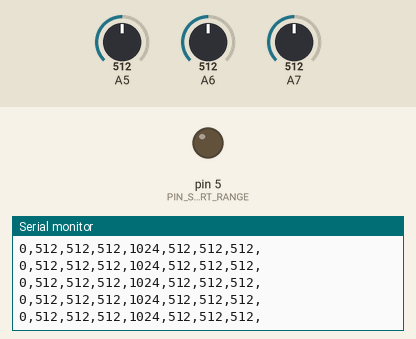
Simulated run of this sketch. Board: Arduino Nano, built with avr-gcc and run on an emulated ATmega328P. On the bench: output pins drawn as LEDs (lit = HIGH), the last lines printed to the serial monitor. The inputs (shaded band) are chosen by the test bench; at power-on: A7 = 512, A5 = 512, A6 = 512.

Above: at 7.7 s.
7.8 s: A7 set to 985
At 8.8 s:
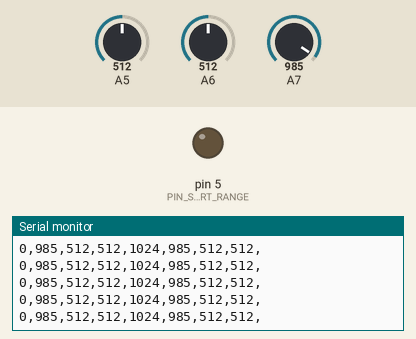
9.3 s: A7 set to 1006
At 9.8 s:
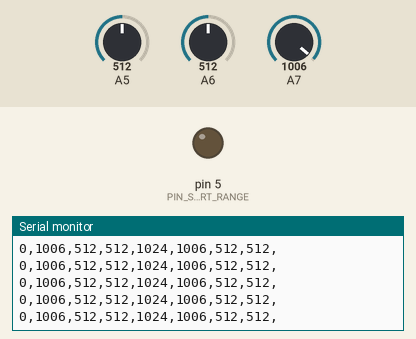
Timing chart, 0 to 12.3 s (numbered marks = the images above; inputs shaded):
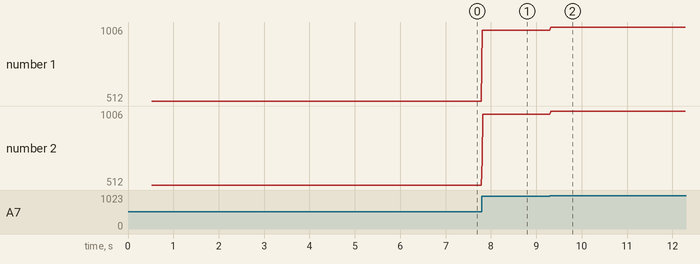

The sketch:

Range_Unit_Test3.ino
```cpp
#include <Streaming.h>
#include <Metro.h>

#define PIN_START_RANGE 5 // trigger for ranging start; read the fps; note this is Dn
#define N_RANGE 3
const byte rangePin[N_RANGE] = { 7, 6, 5 }; // range from sonar 10, 11, 12, respectivel; note this is An

unsigned long rangeValue[N_RANGE] = { 650, 650, 650 };

void begin() {
  // use a 1.1 V internal reference to increase resolution
  analogReference(INTERNAL);
  digitalWrite(A5, LOW);
  digitalWrite(A6, HIGH);
  digitalWrite(A7, HIGH);

  // has the effect of stopping any ongoing round-robin
  digitalWrite(PIN_START_RANGE, LOW);
  pinMode(PIN_START_RANGE, OUTPUT);

  // 250 ms after power up
  delay(500);

  // send a start pulse
  digitalWrite(PIN_START_RANGE, HIGH);
  delay(5);
  digitalWrite(PIN_START_RANGE, LOW);

  // flip to high-impediance pin state so as to not clobber the return round-robin inc.
  pinMode(PIN_START_RANGE, INPUT);
}

void update() {
// It takes about 100 microseconds (0.0001 s) to read an analog input, so the maximum reading rate is about 10,000 times a second.
  const byte nUp = 50;
  unsigned long pool[N_RANGE] = {0,0,0};

  for( byte i=0; i<nUp; i++ ) {
    for ( byte n = 0; n < N_RANGE; n++ ) {
      pool[n] += analogRead(rangePin[n]);
    }
  }

 for ( byte i = 0; i < N_RANGE; i++ ) {
    rangeValue[i] = pool[i] / nUp;
//    d->D[i] = constrain( reading[i], 0, HL);
  }


}

void setup() {
  Serial.begin(250000);

  // fire up the ranging
  begin();
}

void loop() {
  update();

  Serial << F("0,");

  for( byte n=0; n<N_RANGE; n++ )
    Serial << analogRead(rangePin[n]) << F(",");

  Serial << F("1024,");

  for( byte n=0; n<N_RANGE; n++ )
    Serial << rangeValue[n] << F(",");


  Serial << endl;

//  delay(10);
}
```

Measured:
- after the input at 7.8 s, the serial monitor: prints a new line at once (image 1)
- after the input at 9.3 s, the serial monitor: prints a new line at once (image 2)
- plotted number 1: 512 → 985 after the input at 7.8 s, 985 → 1006 after the input at 9.3 s
- plotted number 2: 512 → 985 after the input at 7.8 s, 985 → 1006 after the input at 9.3 s
